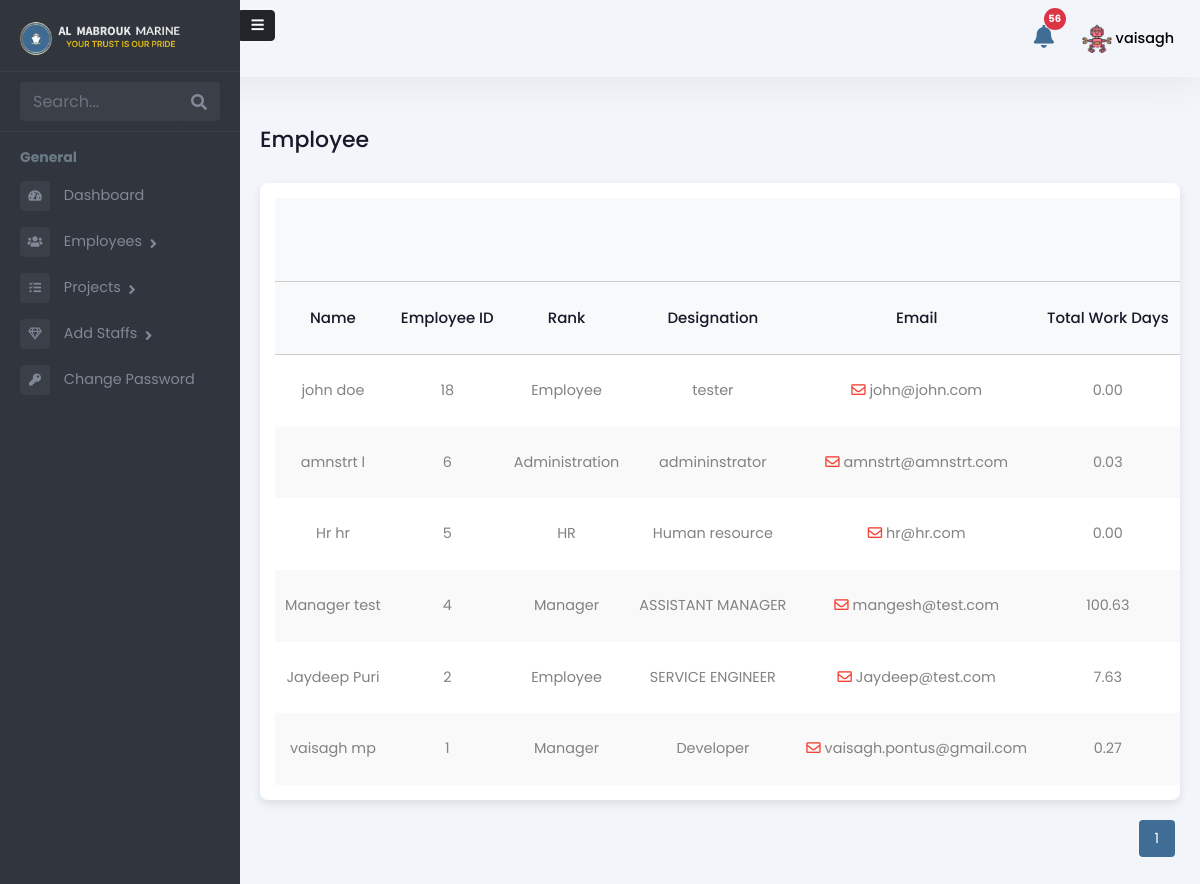
Screenshot of /admin-panel/employees/ (signed in) with the database file from the repository.
### Admin/models.py (models this page shows, shortened)
class Employee(models.Model):
    user = models.OneToOneField(User, on_delete=models.CASCADE, related_name='employee_profile')
    is_employee = models.BooleanField(default=False)
    is_manager = models.BooleanField(default=False)
    is_administration = models.BooleanField(default=False)
    is_hr = models.BooleanField(default=False)
    rank = models.CharField(max_length=255, blank=True, null=True)
    salary = models.DecimalField(max_digits=10, decimal_places=2, blank=True, null=True)
    work_days = models.DecimalField(max_digits=10, decimal_places=2, default=0, blank=True)
    holidays = models.IntegerField(null=True, blank=True)
    overseas_days = models.IntegerField(default=0)
    date_of_birth = models.DateField(null=True, blank=True)
    phone_number = models.CharField(max_length=15, blank=True, null=True)
    date_of_join = models.DateField(null=True, blank=True)
    address = models.TextField(blank=True, null=True)
    profile_picture = models.ImageField(upload_to="profile_pictures/", null=True, blank=True)
    def get_role(self):
        if self.is_manager:
            return "Manager"
        if self.is_employee:
            return "Employee"
        if self.is_administration:
            return "Administration"
        if self.is_hr:
            return "HR"
        return "Unknown"

### Admin/views.py (the view)
# urls.py: path('employees/', employee_list, name='employee_list'),
@login_required
def employee_list(request):
    if not request.user.is_staff:
        return redirect('custom-login')
    employees = Employee.objects.select_related('user').annotate(
        ongoing_project_count=Count(
            'project_statuses',
            filter=Q(project_statuses__status='ONGOING')
        )
    ).prefetch_related(
        Prefetch(
            'project_statuses',
            queryset=TeamMemberStatus.objects.filter(status='ONGOING').select_related('team__project'),
            to_attr='assigned_projects'
        )
    ).order_by('-user__date_joined')
    paginator = Paginator(employees, 10)
    page_number = request.GET.get('page')
    page_obj = paginator.get_page(page_number)
    return render(request, 'Admin/employee_list.html', {
        'page_obj': page_obj
    })

### templates/Admin/employee_list.html (shortened to what this page needs)
{% extends 'Admin/adminbase.html' %}
{% load static %}
{% block content %}
<div class="emply-list-wraper">
    <div class="pg-title">
        <h1>Employee</h1>
    </div>
    <div class="widget-box table-wdgt">
        {% if page_obj %}
        <table id="employeeTable">
            <thead>
                <tr style="border-bottom: 1px solid #ccc">
                    <th></th>
                    <th></th>
                    <th></th>
                    <th></th>
                    <th></th>
                    <th></th>
                </tr>
            </thead>
            <thead>
                <tr style="border-bottom: 1px solid #ccc">
                    <th>Name</th>
                    <th>Employee ID</th>
                    <th>Rank</th>
                    <th>Designation</th>
                    <th>Email</th>
                    <th>Total Work Days</th>
                </tr>
            </thead>
            <tbody>
                {% for employee in page_obj %}
                <tr>
                    <td>
                        <a href="{% url 'employee_profile' employee.id %}">
                            {{ employee.user.get_full_name|default:employee.user.username }}
                        </a>
                    </td>
                    <td>{{ employee.pk }}</td>
                    <td>{{ employee.get_role }}</td>
                    <td>{{ employee.rank }}</td>
                    <td>
                        <a href="mailto:{{ employee.user.email }}">
                            <i class="far fa-envelope"></i> {{ employee.user.email }}
                        </a>
                    </td>
                    <td>{{ employee.work_days }}</td>
                </tr>
                {% empty %}
                <tr>
                    <td colspan="7">No employees found.</td>
                </tr>
                {% endfor %}
            </tbody>
        </table>
        {% else %}
        <p class="text-center">NO EMPLOYEES</p>
        {% endif %}
    </div>
     <div class="pagination" id="pagination">
        {% for num in page_obj.paginator.page_range %}
            <a href="?page={{ num }}">
                <button class="{% if num == page_obj.number %}active{% endif %}">{{ num }}</button>
            </a>
        {% endfor %}
    </div>
</div>
{% endblock %}

### templates/Admin/adminbase.html (shortened to what this page needs)
{% load static %}
<!DOCTYPE html>
<html lang="en">
<head>
    <link rel="stylesheet" href="{% static 'assets/vendor/bootstrap/css/bootstrap.min.css' %}" />
    <link href="https://use.fontawesome.com/releases/v5.0.6/css/all.css" rel="stylesheet" />
    <link rel="stylesheet" href="{% static 'assets/css/style.css' %}" />
</head>
<body>
    <header>
      <div class="hdr-notification">
        <a href="{% url 'admin-notifications' %}">
            <button type="button" class="btn btn-primary position-relative">
                <i class="fas fa-bell"></i>
                <span
                    id="admin-notification-count"
                    class="position-absolute top-0 start-100 translate-middle badge rounded-pill bg-danger"
                    data-count="{{ unread_notifications|add:'0' }}">
                </span>
            </button>
        </a>
    </div>
        <div class="hdr-user">
          <div class="dropdown">
            <button class="btndropdown-toggle" type="button" id="dropdownMenuButton1"
                  data-bs-toggle="dropdown" aria-expanded="false">
                  {% if request.user.employee_profile.profile_picture %}
                      <img src="{{ request.user.employee_profile.profile_picture.url }}"
                           alt="Profile Picture"
                           class="rounded-circle"
                           style="width: 30px; height: 30px; object-fit: cover;">
                  {% else %}
                      <i class="fas fa-user"></i>
                  {% endif %}
                  <span>{{ request.user.username }}</span>
              </button>
          </div>
        </div>
    </header>
    <div class="page-wrapper chiller-theme toggled"  id="content">
        <nav id="sidebar"  class="sidebar-wrapper sidebar">
            <a id="show-sidebar"   onclick="toggleSidebar()" class="btn btn-sm btn-dark" href="#">
              <i class="fas fa-bars"></i>
            </a>
            <div class="sidebar-content">
              <div class="sidebar-brand">
                <a href="{% url 'admin-dashboard' %}"><img src="{% static 'assets/images/almabrouk-logo.webp' %}"
                    alt="Almabrouk Marine Logo" /></a>
              </div>
              <div class="sidebar-search">
                <div>
                  <div class="input-group">
                    <input
                      type="text"
                      class="form-control search-menu"
                      placeholder="Search..."
                    />
                    <div class="input-group-append">
                      <span class="input-group-text">
                        <i class="fa fa-search" aria-hidden="true"></i>
                      </span>
                    </div>
                  </div>
                </div>
              </div>
              <div class="sidebar-menu">
                <ul>
                  <li class="header-menu">
                    <span>General</span>
                  </li>
                  <li>
                    <a href="{% url 'admin-dashboard' %}">
                      <i class="fa fa-tachometer-alt"></i>
                      <span>Dashboard</span>
                    </a>
                  </li>
                  <li class="sidebar-dropdown">
                    <a href="#">
                      <i class="fas fa-users"></i>
                      <span>Employees</span>
                    </a>
                  </li>
                  <li class="sidebar-dropdown">
                    <a href="#">
                      <i class="fas fa-tasks"></i>
                      <span>Projects</span>
                    </a>
                  </li>
                  <li class="sidebar-dropdown">
                    <a href="#">
                      <i class="far fa-gem"></i>
                      <span>Add Staffs</span>
                    </a>
                  </li>
                  <li>
                    <a href="{% url 'change_password' %}">
                      <i class="fa fa-key"></i>
                      <span>Change Password</span>
                    </a>
                  </li>
                </ul>
              </div>
            </div>
          </nav>
        {% block content %}
        {% endblock %}
    </div>
</body>
</html>

### rows the page displays
Employee: user.get_full_name "john doe", pk "18", get_role "Employee", rank "tester", user.email "john@john.com", work_days "0.00"
Employee: user.get_full_name "amnstrt l", pk "6", get_role "Administration", rank "admininstrator", user.email "amnstrt@amnstrt.com", work_days "0.03"
Employee: user.get_full_name "Hr hr", pk "5", get_role "HR", rank "Human resource", user.email "hr@hr.com", work_days "0.00"
Employee: user.get_full_name "Manager test", pk "4", get_role "Manager", rank "ASSISTANT MANAGER", user.email "mangesh@test.com", work_days "100.63"
Employee: user.get_full_name "Jaydeep Puri", pk "2", get_role "Employee", rank "SERVICE ENGINEER", user.email "Jaydeep@test.com", work_days "7.63"
Employee: user.get_full_name "vaisagh mp", pk "1", get_role "Manager", rank "Developer", user.email "vaisagh.pontus@gmail.com", work_days "0.27"

### other values shown
{{ request.user.username }} "vaisagh"
{{ num }} "1"
